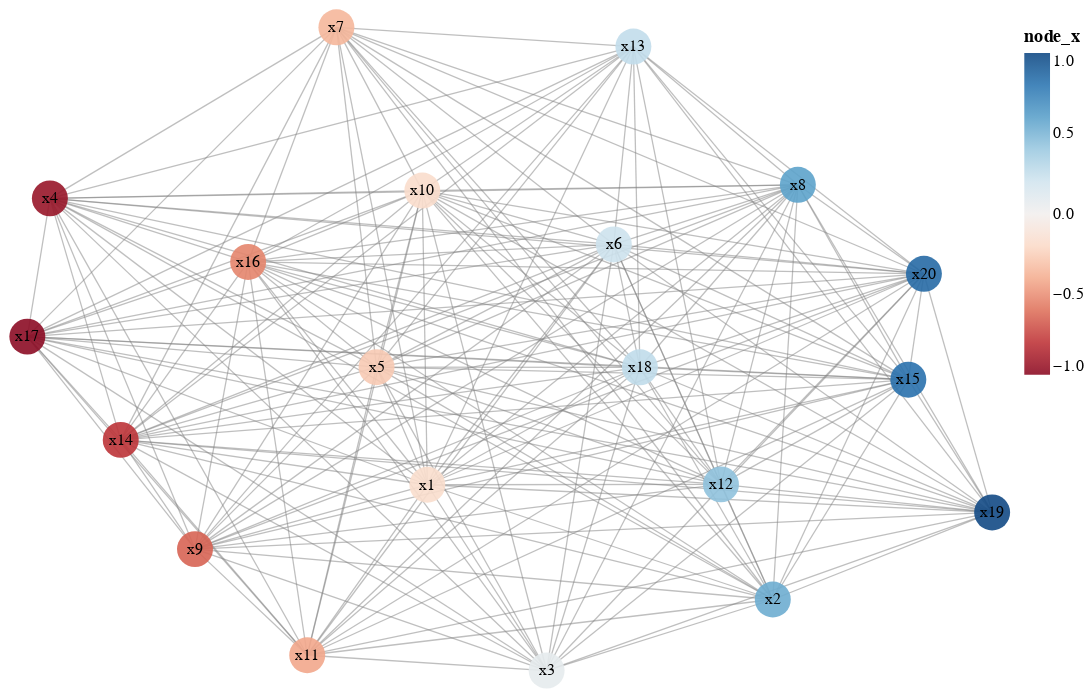

The code cell stored with this chart in its notebook:
### Code cell
p = plotgraph(graph_nodes)

### Figure 1 — Vega-Lite specification as saved in the notebook (floating-point values rounded to 4 significant figures; data arrays with more than 128 entries replaced by an {"elided": "..."} marker saying what was removed)
{"layer": [{"data": {"values": {"elided": "356 records"}}, "encoding": {"detail": {"field": "pairs", "type": "ordinal"}, "x": {"axis": null, "field": "edges_x", "type": "quantitative"}, "y": {"axis": null, "field": "edges_y", "type": "quantitative"}}, "height": 400, "mark": {"clip": false, "color": "gray", "opacity": 0.5, "size": 0.8, "type": "line"}, "width": 600}, {"data": {"values": [{"centrality": 0.005249, "keywords": "x1", "node_x": -0.1708, "node_y": -0.4223}, {"centrality": 0.03395, "keywords": "x2", "node_x": 0.5453, "node_y": -0.7791}, {"centrality": 0.06346, "keywords": "x3", "node_x": 0.07646, "node_y": -1}, {"centrality": 0.2468, "keywords": "x4", "node_x": -0.9533, "node_y": 0.4682}, {"centrality": 0, "keywords": "x5", "node_x": -0.276, "node_y": -0.05664}, {"centrality": 0, "keywords": "x6", "node_x": 0.2157, "node_y": 0.325}, {"centrality": 0.05293, "keywords": "x7", "node_x": -0.3593, "node_y": 1}, {"centrality": 0, "keywords": "x8", "node_x": 0.5972, "node_y": 0.5104}, {"centrality": 0.003624, "keywords": "x9", "node_x": -0.6524, "node_y": -0.6224}, {"centrality": 0, "keywords": "x10", "node_x": -0.1813, "node_y": 0.4924}, {"centrality": 0.01029, "keywords": "x11", "node_x": -0.4198, "node_y": -0.9524}, {"centrality": 0.246, "keywords": "x12", "node_x": 0.4379, "node_y": -0.4212}, {"centrality": 0.0666, "keywords": "x13", "node_x": 0.2563, "node_y": 0.9402}, {"centrality": 0, "keywords": "x14", "node_x": -0.8064, "node_y": -0.2828}, {"centrality": 0.004084, "keywords": "x15", "node_x": 0.8263, "node_y": -0.09553}, {"centrality": 0.001624, "keywords": "x16", "node_x": -0.5423, "node_y": 0.2705}, {"centrality": 0.03125, "keywords": "x17", "node_x": -1, "node_y": 0.03829}, {"centrality": 0, "keywords": "x18", "node_x": 0.2698, "node_y": -0.05702}, {"centrality": 0.001035, "keywords": "x19", "node_x": 1, "node_y": -0.5084}, {"centrality": 0.01052, "keywords": "x20", "node_x": 0.8586, "node_y": 0.2337}]}, "layer": [{"encoding": {"color": {"field": "node_x", "scale": {"scheme": "redblue"}, "type": "quantitative"}, "x": {"axis": null, "field": "node_x", "type": "quantitative"}, "y": {"axis": null, "field": "node_y", "type": "quantitative"}}, "mark": {"clip": false, "color": "#9ecae9", "opacity": 0.9, "size": 500, "type": "circle"}, "selection": {"grid": {"bind": "scales", "type": "interval"}}}, {"encoding": {"text": {"field": "keywords", "type": "nominal"}, "x": {"axis": null, "field": "node_x", "type": "quantitative"}, "y": {"axis": null, "field": "node_y", "type": "quantitative"}}, "mark": {"clip": false, "opacity": 1, "size": 10, "type": "text"}}]}], "view": {"stroke": null}}
